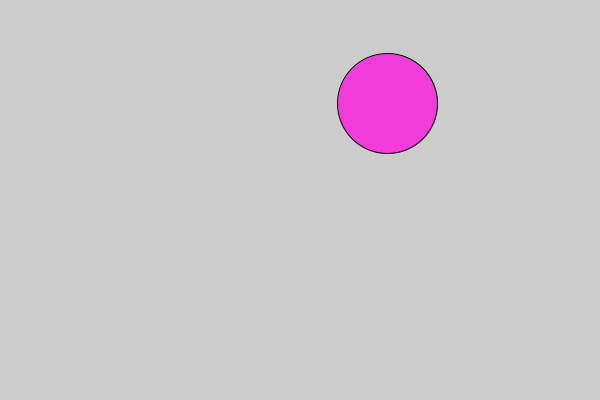
Frame 1 (no input)
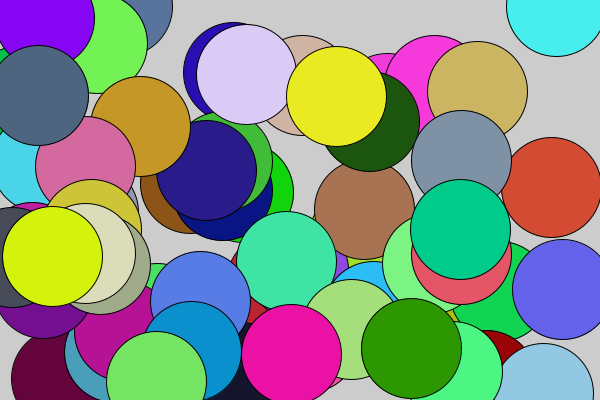
Frame 60 (the mouse pressed at the canvas centre just before this capture)
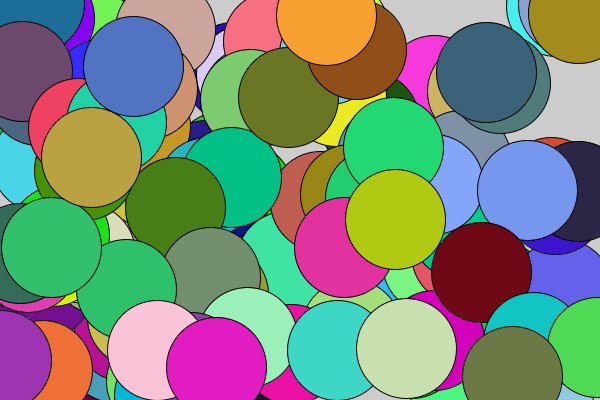
Frame 120 (the mouse held since frame 60 and released just before this capture)

The Processing sketch that drew these frames (run headless with seeded random() and noise(); from frame 60 on, the mouse is pressed at the canvas centre):

// Processing sketch: uge_2_cirkel
// ── uge_2_cirkel.pde
// initiering af variablen f
Cirkel c;

void setup() {
  size (600, 400);
}

void draw() {
  // initiering af objektet f
  c = new Cirkel();
  // kald metoden generate som laver en tilfældig x og y pos
  c.generate();
  // tegner firkanten på canvas
  c.drawCirkel();
}

// ── Cirkel.pde
class Cirkel {
  // klassens attributter/ tilstand
  float x, y, red, green, blue;

  //konstroktøren
  Cirkel() {
    this.x = random(600);
    this.y = random(400);
    this.red = random(255);
    this.green= random(255);
    this.blue= random(255);
  }

  // klassens metoder
  
  // find to tilfældige værdier inden for canvas størrelsen
  void generate() {
    
  }
  
  // tegn firkant på canvas
  void drawCirkel() {
    fill(red,green,blue);
    circle(x, y, 100);
  }
}
